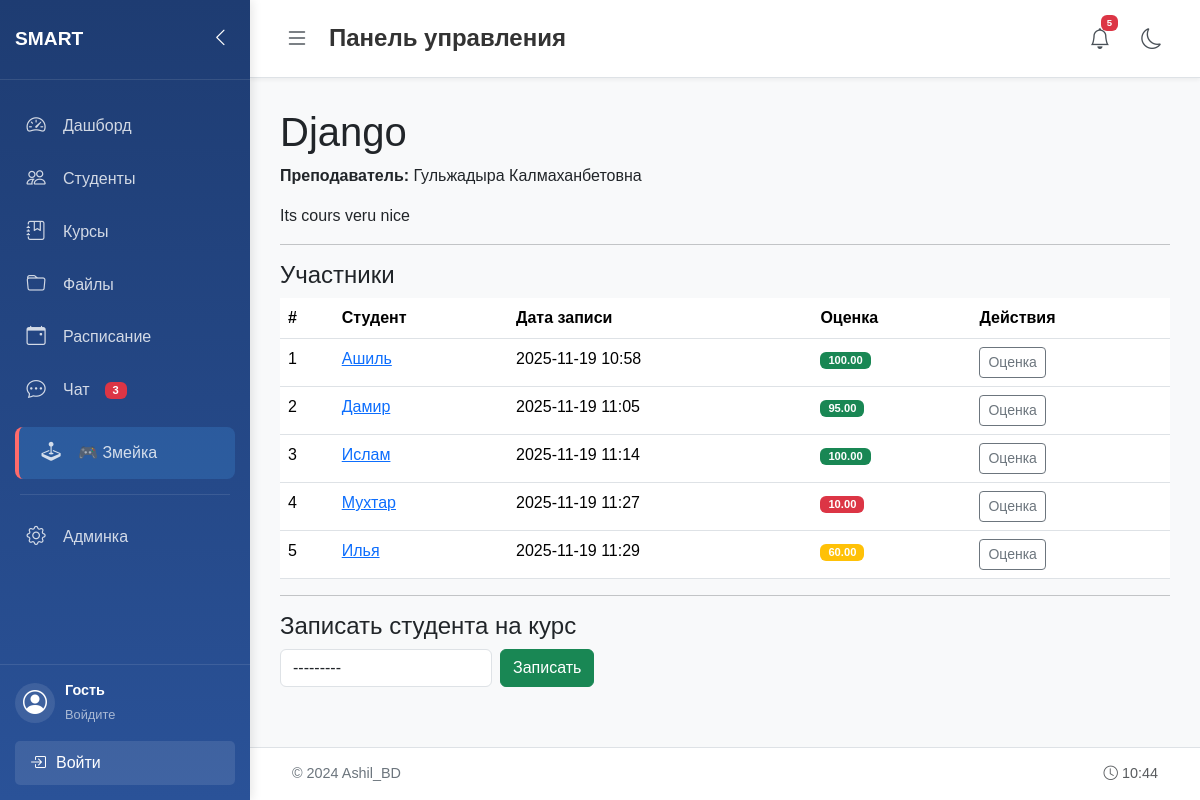
The app's page /course/1/ with its own data.
### students/models.py (models this page shows, shortened)
class Course(models.Model):
    title = models.CharField(max_length=150)
    code = models.CharField(max_length=20, blank=True)
    description = models.TextField(blank=True)
    teacher = models.ForeignKey(Teacher, on_delete=models.SET_NULL, null=True, blank=True)
    duration = models.PositiveIntegerField(help_text='Длительность в часах', default=0)
    created_at = models.DateTimeField(auto_now_add=True)

class Teacher(models.Model):
    user = models.OneToOneField(User, on_delete=models.CASCADE, null=True, blank=True)
    name = models.CharField(max_length=100)
    bio = models.TextField(blank=True)
    email = models.EmailField(blank=True)
    def __str__(self):
        return self.name

class Enrollment(models.Model):
    student = models.ForeignKey(Student, on_delete=models.CASCADE, related_name='enrollments')
    course = models.ForeignKey(Course, on_delete=models.CASCADE, related_name='enrollments')
    enrolled_at = models.DateTimeField(auto_now_add=True)
    class Meta:
        unique_together = ('student', 'course')

class Student(models.Model):
    name = models.CharField(max_length=100)
    age = models.IntegerField()
    email = models.EmailField()
    photo = models.ImageField(upload_to='student_photos/', blank=True, null=True)
    def __str__(self):
        return self.name

class Grade(models.Model):
    enrollment = models.OneToOneField(Enrollment, on_delete=models.CASCADE, related_name='grade')
    score = models.DecimalField(max_digits=5, decimal_places=2, null=True, blank=True)
    comment = models.TextField(blank=True)
    def get_score_color(self):
        if self.score is None:
            return 'secondary'  # серый если нет оценки
        score_float = float(self.score)  # конвертируем Decimal в float для сравнения
        if score_float >= 90:
            return 'success'    # темно-зеленый (90-100)
        elif score_float >= 70:
            return 'info'       # светло-зеленый/голубой (70-89)
        elif score_float >= 50:
            return 'warning'    # желтый (50-69)
        else:
            return 'danger'     # красный (0-49)

### students/views.py (the view)
# urls.py: path('course/<int:course_id>/', views.course_detail, name='course_detail'),
def course_detail(request, course_id):
    course = get_object_or_404(Course, id=course_id)
    enrollments = course.enrollments.select_related('student').all()
    if request.method == 'POST':
        form = EnrollmentForm(request.POST)
        if form.is_valid():
            enrollment = form.save(commit=False)
            enrollment.course = course
            try:
                enrollment.save()
                messages.success(request, 'Студент успешно записан на курс')
                return redirect('course_detail', course_id=course.id)
            except:
                messages.error(request, 'Ошибка: этот студент уже записан')
    else:
        form = EnrollmentForm()
    return render(request, 'students/course_detail.html', {
        'course': course,
        'enrollments': enrollments,
        'form': form
    })

### students/forms.py
class EnrollmentForm(forms.ModelForm):
    class Meta:
        model = Enrollment
        fields = ['student']
        widgets = {
            'student': forms.Select(attrs={'class': 'form-control'})
        }

### students/templates/students/course_detail.html (shortened to what this page needs)
{% extends 'students/base.html' %}
{% block content %}
<h1>{{ course.title }}</h1>
<p><strong>Преподаватель:</strong> {{ course.teacher }}</p>
<p>{{ course.description }}</p>
<hr>
<h4>Участники</h4>
<table class="table">
  <thead><tr><th>#</th><th>Студент</th><th>Дата записи</th><th>Оценка</th><th>Действия</th></tr></thead>
  <tbody>
    {% for en in enrollments %}
    <tr>
      <td>{{ forloop.counter }}</td>
      <td><a href="{% url 'student_detail' en.student.id %}">{{ en.student.name }}</a></td>
      <td>{{ en.enrolled_at|date:"Y-m-d H:i" }}</td>
      <td>
  {% if en.grade %}
    <span class="badge bg-{{ en.grade.get_score_color }}">{{ en.grade.score }}</span>
  {% else %}
    <span class="badge bg-secondary">-</span>
  {% endif %}
</td>
      <td>
        <a class="btn btn-sm btn-outline-secondary" href="{% url 'update_grade' en.id %}">Оценка</a>
      </td>
    </tr>
    {% empty %}
    <tr><td colspan="5">Нет участников</td></tr>
    {% endfor %}
  </tbody>
</table>
<hr>
<h4>Записать студента на курс</h4>
<form method="post" class="row g-2">
  <div class="col-auto" style="min-width:220px;">
    {{ form.student }}
  </div>
  <div class="col-auto">
    <button class="btn btn-success">Записать</button>
  </div>
</form>
{% endblock %}

### students/static/students/style.css (style rules this page uses)
body { background-color: #f8f9fa; font-family: Arial, sans-serif; margin: 0; padding: 0; overflow-x: hidden; }
.badge { font-size: 0.7rem; padding: 3px 8px; }

### records on screen
Course: title "Django", teacher "Гульжадыра Калмаханбетовна", description "Its cours veru nice"
Enrollment: student.name "Ашиль", enrolled_at "2025-11-19 10:58", grade.score "100.00"
Enrollment: student.name "Дамир", enrolled_at "2025-11-19 11:05", grade.score "95.00"
Enrollment: student.name "Ислам", enrolled_at "2025-11-19 11:14", grade.score "100.00"
Enrollment: student.name "Мухтар", enrolled_at "2025-11-19 11:27", grade.score "10.00"
Enrollment: student.name "Илья", enrolled_at "2025-11-19 11:29", grade.score "60.00"
